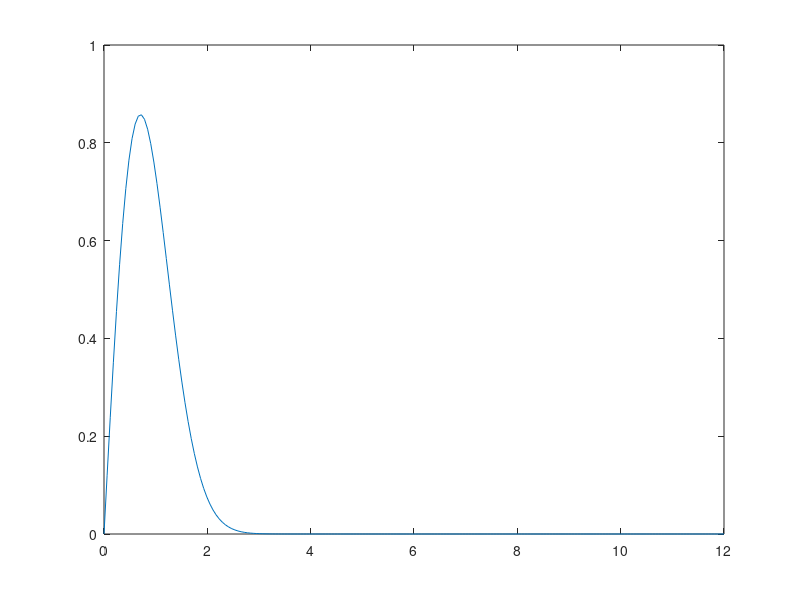

Source code (MATLAB):
% plot generalized gamma distribution density function

para_gamma = 2;
nu = 1;
beta = 1; % default

ggd = @(a,para_gamma,nu,beta) a.^(para_gamma.*nu-1).*(para_gamma.*beta.^nu)./gamma(nu).*exp(-beta.*a.^para_gamma);

x=linspace(0,12,200);
y=ggd(x,para_gamma,nu,beta);

plot(x,y)